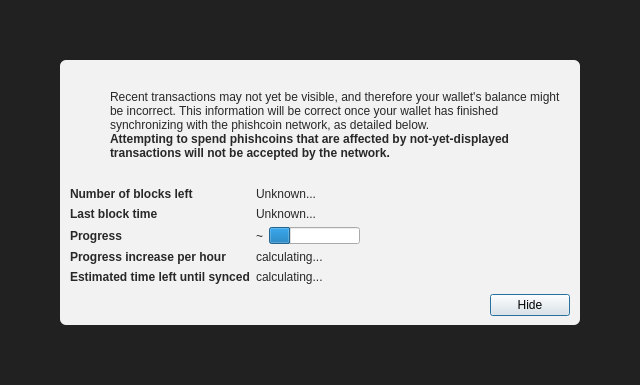
<?xml version="1.0" encoding="UTF-8"?>
<ui version="4.0">
 <class>ModalOverlay</class>
 <widget class="ModalOverlay" name="ModalOverlay">
  <property name="geometry">
   <rect>
    <x>0</x>
    <y>0</y>
    <width>640</width>
    <height>385</height>
   </rect>
  </property>
  <property name="windowTitle">
   <string>Form</string>
  </property>
  <layout class="QVBoxLayout" name="verticalLayout" stretch="0">
   <property name="sizeConstraint">
    <enum>QLayout::SetDefaultConstraint</enum>
   </property>
   <property name="leftMargin">
    <number>0</number>
   </property>
   <property name="topMargin">
    <number>0</number>
   </property>
   <property name="rightMargin">
    <number>0</number>
   </property>
   <property name="bottomMargin">
    <number>0</number>
   </property>
   <item>
    <widget class="QWidget" name="bgWidget" native="true">
     <property name="styleSheet">
      <string notr="true">#bgWidget { background: rgba(0,0,0,220); }</string>
     </property>
     <layout class="QVBoxLayout" name="verticalLayoutMain" stretch="1">
      <property name="leftMargin">
       <number>60</number>
      </property>
      <property name="topMargin">
       <number>60</number>
      </property>
      <property name="rightMargin">
       <number>60</number>
      </property>
      <property name="bottomMargin">
       <number>60</number>
      </property>
      <item>
       <widget class="QWidget" name="contentWidget" native="true">
        <property name="styleSheet">
         <string notr="true">#contentWidget { background: rgba(255,255,255,240); border-radius: 6px; }

QLabel { color: rgb(40,40,40);  }</string>
        </property>
        <layout class="QVBoxLayout" name="verticalLayoutSub" stretch="1,0,0,0">
         <property name="spacing">
          <number>0</number>
         </property>
         <property name="leftMargin">
          <number>10</number>
         </property>
         <property name="topMargin">
          <number>10</number>
         </property>
         <property name="rightMargin">
          <number>10</number>
         </property>
         <property name="bottomMargin">
          <number>10</number>
         </property>
         <item>
          <layout class="QHBoxLayout" name="horizontalLayoutIconText" stretch="0,1">
           <property name="topMargin">
            <number>20</number>
           </property>
           <item>
            <layout class="QVBoxLayout" name="verticalLayoutIcon">
             <property name="leftMargin">
              <number>0</number>
             </property>
             <item>
              <widget class="QPushButton" name="warningIcon">
               <property name="enabled">
                <bool>false</bool>
               </property>
               <property name="text">
                <string/>
               </property>
               <property name="icon">
                <iconset>
                 <normaloff>:/icons/warning</normaloff>
                 <disabledoff>:/icons/warning</disabledoff>:/icons/warning</iconset>
               </property>
               <property name="iconSize">
                <size>
                 <width>48</width>
                 <height>48</height>
                </size>
               </property>
               <property name="flat">
                <bool>true</bool>
               </property>
              </widget>
             </item>
             <item>
              <spacer name="verticalSpacerWarningIcon">
               <property name="orientation">
                <enum>Qt::Vertical</enum>
               </property>
               <property name="sizeHint" stdset="0">
                <size>
                 <width>20</width>
                 <height>40</height>
                </size>
               </property>
              </spacer>
             </item>
            </layout>
           </item>
           <item>
            <layout class="QVBoxLayout" name="verticalLayoutInfoText">
             <property name="leftMargin">
              <number>0</number>
             </property>
             <property name="topMargin">
              <number>0</number>
             </property>
             <item>
              <widget class="QLabel" name="infoText">
               <property name="text">
                <string>Recent transactions may not yet be visible, and therefore your wallet's balance might be incorrect. This information will be correct once your wallet has finished synchronizing with the phishcoin network, as detailed below.</string>
               </property>
               <property name="textFormat">
                <enum>Qt::RichText</enum>
               </property>
               <property name="wordWrap">
                <bool>true</bool>
               </property>
              </widget>
             </item>
             <item>
              <widget class="QLabel" name="infoTextStrong">
               <property name="font">
                <font>
                 <weight>75</weight>
                 <bold>true</bold>
                </font>
               </property>
               <property name="text">
                <string>Attempting to spend phishcoins that are affected by not-yet-displayed transactions will not be accepted by the network.</string>
               </property>
               <property name="textFormat">
                <enum>Qt::RichText</enum>
               </property>
               <property name="wordWrap">
                <bool>true</bool>
               </property>
              </widget>
             </item>
             <item>
              <spacer name="verticalSpacerInTextSpace">
               <property name="orientation">
                <enum>Qt::Vertical</enum>
               </property>
               <property name="sizeHint" stdset="0">
                <size>
                 <width>20</width>
                 <height>40</height>
                </size>
               </property>
              </spacer>
             </item>
            </layout>
           </item>
          </layout>
         </item>
         <item>
          <spacer name="verticalSpacerAfterText">
           <property name="orientation">
            <enum>Qt::Vertical</enum>
           </property>
           <property name="sizeHint" stdset="0">
            <size>
             <width>20</width>
             <height>40</height>
            </size>
           </property>
          </spacer>
         </item>
         <item>
          <layout class="QFormLayout" name="formLayout">
           <property name="fieldGrowthPolicy">
            <enum>QFormLayout::FieldsStayAtSizeHint</enum>
           </property>
           <property name="horizontalSpacing">
            <number>6</number>
           </property>
           <property name="verticalSpacing">
            <number>6</number>
           </property>
           <property name="topMargin">
            <number>10</number>
           </property>
           <item row="0" column="0">
            <widget class="QLabel" name="labelNumberOfBlocksLeft">
             <property name="font">
              <font>
               <weight>75</weight>
               <bold>true</bold>
              </font>
             </property>
             <property name="text">
              <string>Number of blocks left</string>
             </property>
            </widget>
           </item>
           <item row="0" column="1">
            <widget class="QLabel" name="numberOfBlocksLeft">
             <property name="text">
              <string>Unknown...</string>
             </property>
            </widget>
           </item>
           <item row="1" column="0">
            <widget class="QLabel" name="labelLastBlockTime">
             <property name="font">
              <font>
               <weight>75</weight>
               <bold>true</bold>
              </font>
             </property>
             <property name="text">
              <string>Last block time</string>
             </property>
            </widget>
           </item>
           <item row="1" column="1">
            <widget class="QLabel" name="newestBlockDate">
             <property name="sizePolicy">
              <sizepolicy hsizetype="Maximum" vsizetype="Preferred">
               <horstretch>0</horstretch>
               <verstretch>0</verstretch>
              </sizepolicy>
             </property>
             <property name="text">
              <string>Unknown...</string>
             </property>
            </widget>
           </item>
           <item row="2" column="0">
            <widget class="QLabel" name="labelSyncDone">
             <property name="font">
              <font>
               <weight>75</weight>
               <bold>true</bold>
              </font>
             </property>
             <property name="text">
              <string>Progress</string>
             </property>
            </widget>
           </item>
           <item row="2" column="1">
            <layout class="QHBoxLayout" name="horizontalLayoutSync" stretch="0,1">
             <item>
              <widget class="QLabel" name="percentageProgress">
               <property name="text">
                <string notr="true">~</string>
               </property>
              </widget>
             </item>
             <item>
              <widget class="QProgressBar" name="progressBar">
               <property name="value">
                <number>24</number>
               </property>
               <property name="format">
                <string/>
               </property>
              </widget>
             </item>
            </layout>
           </item>
           <item row="4" column="0">
            <widget class="QLabel" name="labelProgressIncrease">
             <property name="font">
              <font>
               <weight>75</weight>
               <bold>true</bold>
              </font>
             </property>
             <property name="text">
              <string>Progress increase per hour</string>
             </property>
            </widget>
           </item>
           <item row="4" column="1">
            <widget class="QLabel" name="progressIncreasePerH">
             <property name="text">
              <string>calculating...</string>
             </property>
            </widget>
           </item>
           <item row="5" column="0">
            <widget class="QLabel" name="labelEstimatedTimeLeft">
             <property name="font">
              <font>
               <weight>75</weight>
               <bold>true</bold>
              </font>
             </property>
             <property name="text">
              <string>Estimated time left until synced</string>
             </property>
            </widget>
           </item>
           <item row="5" column="1">
            <widget class="QLabel" name="expectedTimeLeft">
             <property name="text">
              <string>calculating...</string>
             </property>
            </widget>
           </item>
          </layout>
         </item>
         <item>
          <layout class="QHBoxLayout" name="horizontalLayoutButtons">
           <property name="leftMargin">
            <number>10</number>
           </property>
           <property name="topMargin">
            <number>10</number>
           </property>
           <item>
            <spacer name="horizontalSpacer">
             <property name="orientation">
              <enum>Qt::Horizontal</enum>
             </property>
             <property name="sizeHint" stdset="0">
              <size>
               <width>40</width>
               <height>20</height>
              </size>
             </property>
            </spacer>
           </item>
           <item>
            <widget class="QPushButton" name="closeButton">
             <property name="text">
              <string>Hide</string>
             </property>
             <property name="focusPolicy">
              <enum>Qt::StrongFocus</enum>
             </property>
             <property name="default">
              <bool>true</bool>
             </property>
            </widget>
           </item>
          </layout>
         </item>
        </layout>
       </widget>
      </item>
     </layout>
    </widget>
   </item>
  </layout>
 </widget>
 <customwidgets>
  <customwidget>
   <class>ModalOverlay</class>
   <extends>QWidget</extends>
   <header>qt/modaloverlay.h</header>
   <container>1</container>
  </customwidget>
 </customwidgets>
 <resources/>
 <connections/>
</ui>
